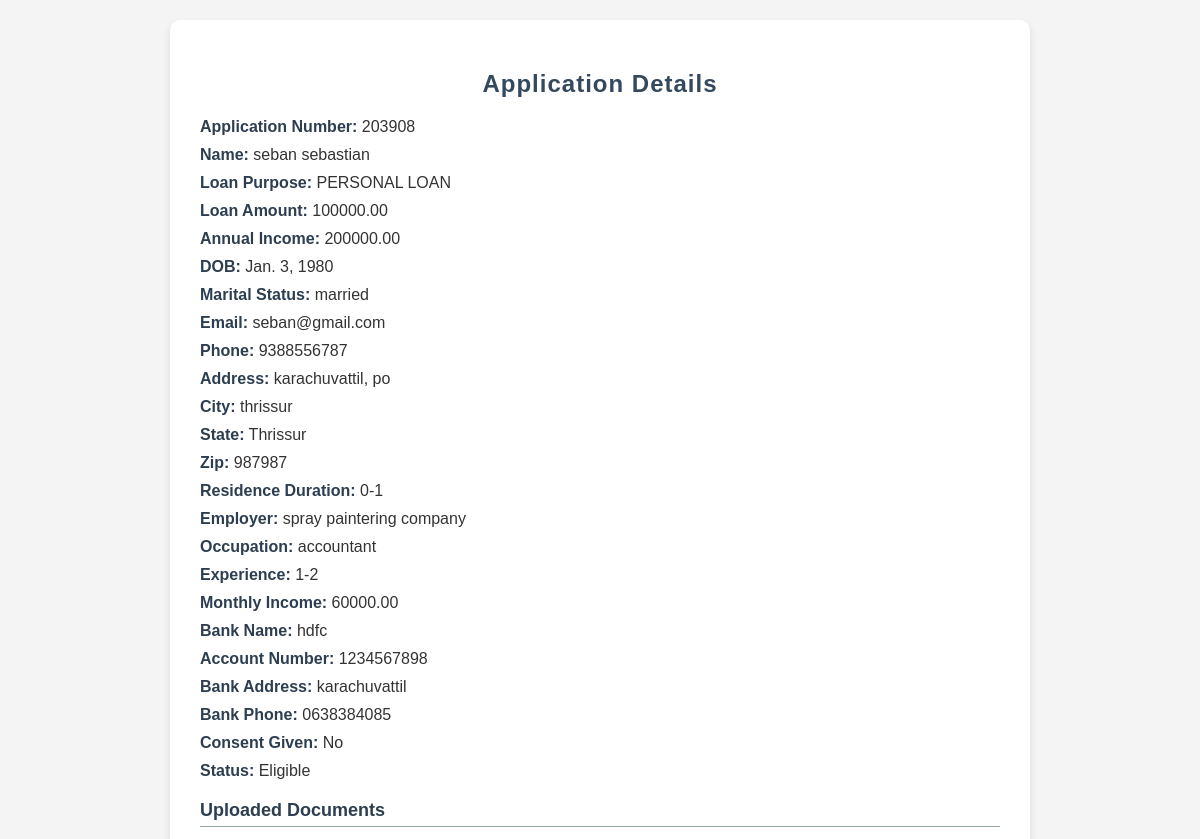
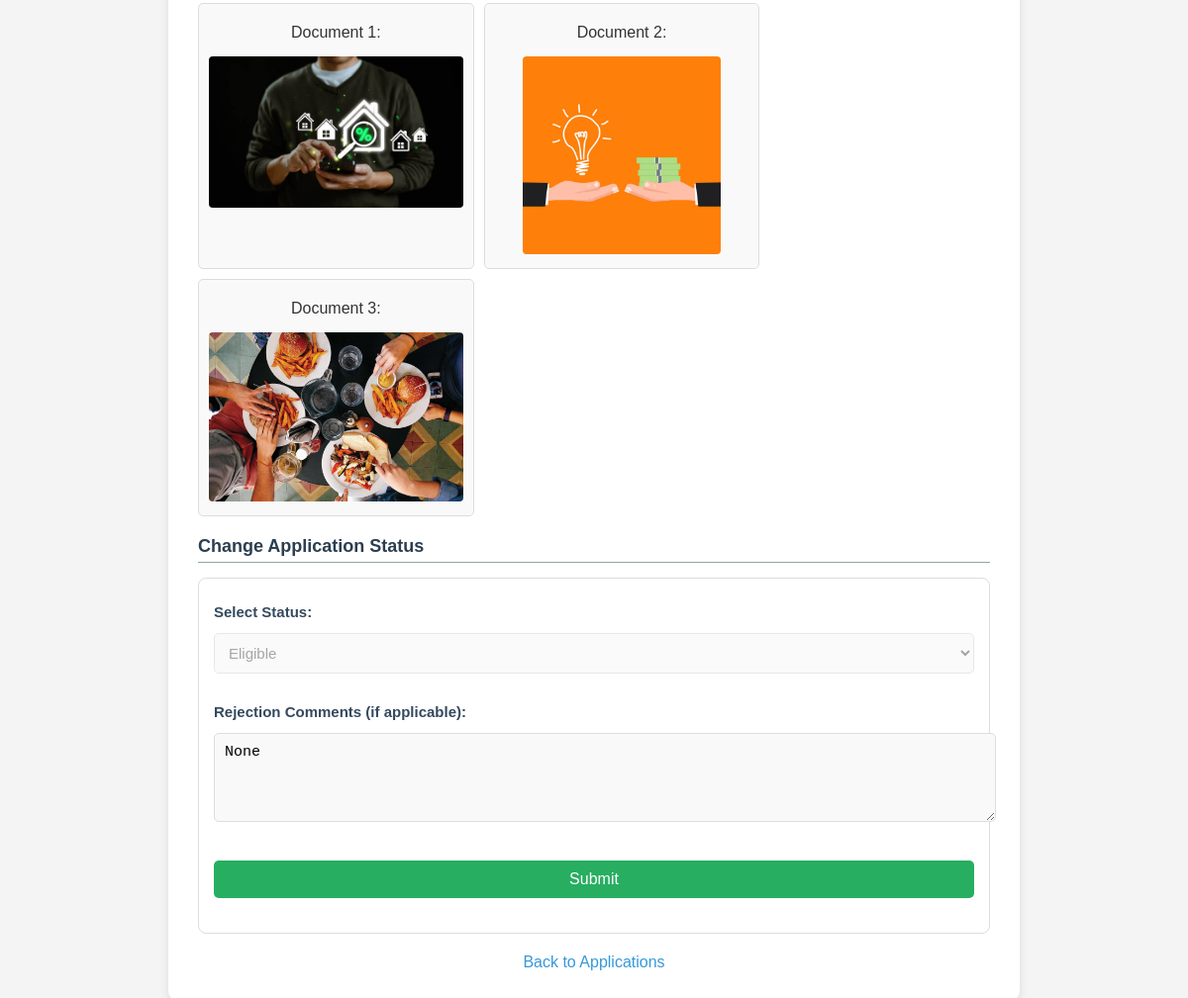
/view-application/1/, run on the app's committed database (2 pictures, top to bottom).
### applications/models.py (models this page shows, shortened)
class LoanApp(models.Model):
    application_number = models.CharField(max_length=6, unique=True, blank=True)
    LOAN_AMOUNT_CHOICES = [
        (100000, '100000'),
        (500000, '500000'),  # Correctly formatted
        (1000000, '1000000'),  # 10 Lakhs
    ]
    loan_amount = models.DecimalField(
        max_digits=10,
        decimal_places=2,
        choices=LOAN_AMOUNT_CHOICES,
        default=100000  # Set a default value that exists in the choices
    )
    annual_income = models.DecimalField(max_digits=10, decimal_places=2)
    loan_purpose = models.CharField(max_length=100)
    title = models.CharField(max_length=20, blank=True)
    first_name = models.CharField(max_length=100)
    last_name = models.CharField(max_length=100)
    dob = models.DateField()
    marital_status = models.CharField(max_length=10)
    email = models.EmailField()
    phone = models.CharField(max_length=15)
    address = models.CharField(max_length=255)
    address2 = models.CharField(max_length=255, blank=True)
    city = models.CharField(max_length=100)
    state = models.CharField(max_length=100)
    zip = models.CharField(max_length=20)
    residence_duration = models.CharField(max_length=10)
    employer = models.CharField(max_length=100)
    occupation = models.CharField(max_length=100)
    experience = models.CharField(max_length=10)
    monthly_income = models.DecimalField(max_digits=10, decimal_places=2)
    bank_name = models.CharField(max_length=100)
    account_number = models.CharField(max_length=100)
    bank_address = models.CharField(max_length=255)
    bank_phone = models.CharField(max_length=15)
    consent = models.BooleanField()
    user = models.ForeignKey(Register, on_delete=models.CASCADE, null=True)
    loan = models.ForeignKey(Loan, on_delete=models.CASCADE, null=True, blank=True)
    document1 = models.FileField(upload_to='documents/', null=True, blank=True)
    document2 = models.FileField(upload_to='documents/', null=True, blank=True)
    document3 = models.FileField(upload_to='documents/', null=True, blank=True)
    STATUS_CHOICES = [
        ('Submitted','Submitted'),
        ('Pending', 'Pending'),
        ('Eligible', 'Eligible'),
        ('Rejected', 'Rejected'),
    ]
    Application_status = models.CharField(max_length=10, choices=STATUS_CHOICES, default='submitted')
    Add_rejection_comments = models.TextField(blank=True, null=True)  # To capture rejection reasons
    def submitted(self):
        self.status = 'Submitted'
        self.save()

### authentication/views.py (the view)
# urls.py: path('view-application/<int:application_id>/', views.view_application_staff, name='view_application_staff'),
def view_application_staff(request, application_id):
    application = get_object_or_404(LoanApp, id=application_id)
    rejection_comments = application.Add_rejection_comments
    return render(request, 'staff/view_application_staff.html', {
        'application': application,
        'rejection_comments': rejection_comments  # Pass rejection comments to the template
    })

### templates/staff/view_application_staff.html (shortened to what this page needs)
{% load static %}
<!DOCTYPE html>
<html lang="en">
<head>
    <link rel="stylesheet" href="{% static 'css/staff/view.css' %}">
</head>
<body>
    <div class="container">
        <h2>Application Details</h2>
        <div class="form-section">
            <p><strong>Application Number:</strong> {{ application.application_number }}</p>
            <p><strong>Name:</strong> {{ application.first_name }} {{ application.last_name }}</p>
            <p><strong>Loan Purpose:</strong> {{ application.loan_purpose }}</p>
            <p><strong>Loan Amount:</strong> {{ application.loan_amount }}</p>
            <p><strong>Annual Income:</strong> {{ application.annual_income }}</p>
            <p><strong>DOB:</strong> {{ application.dob }}</p>
            <p><strong>Marital Status:</strong> {{ application.marital_status }}</p>
            <p><strong>Email:</strong> {{ application.email }}</p>
            <p><strong>Phone:</strong> {{ application.phone }}</p>
            <p><strong>Address:</strong> {{ application.address }}, {{ application.address2 }}</p>
            <p><strong>City:</strong> {{ application.city }}</p>
            <p><strong>State:</strong> {{ application.state }}</p>
            <p><strong>Zip:</strong> {{ application.zip }}</p>
            <p><strong>Residence Duration:</strong> {{ application.residence_duration }}</p>
            <p><strong>Employer:</strong> {{ application.employer }}</p>
            <p><strong>Occupation:</strong> {{ application.occupation }}</p>
            <p><strong>Experience:</strong> {{ application.experience }}</p>
            <p><strong>Monthly Income:</strong> {{ application.monthly_income }}</p>
            <p><strong>Bank Name:</strong> {{ application.bank_name }}</p>
            <p><strong>Account Number:</strong> {{ application.account_number }}</p>
            <p><strong>Bank Address:</strong> {{ application.bank_address }}</p>
            <p><strong>Bank Phone:</strong> {{ application.bank_phone }}</p>
            <p><strong>Consent Given:</strong> {{ application.consent|yesno:"Yes,No" }}</p>
            <p><strong>Status:</strong> {{ application.Application_status }}</p>
        </div>
        <div class="form-section">
            <h3>Uploaded Documents</h3>
            <div class="document-gallery">
                {% if application.document1 %}
                    <div class="document-item">
                        <p>Document 1:</p>
                        <img src="{{ application.document1.url }}" alt="Document 1" class="document-image">
                    </div>
                {% endif %}
                {% if application.document2 %}
                    <div class="document-item">
                        <p>Document 2:</p>
                        <img src="{{ application.document2.url }}" alt="Document 2" class="document-image">
                    </div>
                {% endif %}
                {% if application.document3 %}
                    <div class="document-item">
                        <p>Document 3:</p>
                        <img src="{{ application.document3.url }}" alt="Document 3" class="document-image">
                    </div>
                {% endif %}
            </div>
        </div>
        <div class="form-section">
            <h3>Change Application Status</h3>
            <form method="post" action="{% url 'update_application_status' application.id %}" onsubmit="return validateForm()">
                <label for="status">Select Status:</label>
                <select name="action" id="status" required onchange="toggleRejectionComments()"
                    {% if application.Application_status == 'Eligible' or application.Application_status == 'Rejected' %}disabled{% endif %}>
                    <option value="eligible" {% if application.Application_status == 'Eligible' %}selected{% endif %}>Eligible</option>
                </select>
                <label for="rejection_comments">Rejection Comments (if applicable):</label>
                <textarea name="rejection_comments" id="rejection_comments" rows="4" placeholder="Enter rejection comments if any" required>{{ application.Add_rejection_comments }}</textarea>
                <button type="submit" {% if application.Application_status == 'Eligible' or application.Application_status == 'Rejected' %}disabled{% endif %}>Submit</button>
            </form>
        </div>
        <a href="{% url 'loan_applications' %}" class="back-link">Back to Applications</a>
</body>
</html>

### static/css/staff/view.css (style rules this page uses)
body { font-family: Arial, sans-serif; background-color: #f4f4f4; color: #333; margin: 0; padding: 0; }
.container { max-width: 800px; margin: 20px auto; background: #fff; padding: 20px; border-radius: 8px; box-shadow: 0 2px 10px rgba(0, 0, 0, 0.1); }
h2 { text-align: center; color: #007BFF; }
p { font-size: 16px; margin: 10px 0; }
strong { color: #007BFF; }
form { margin-top: 20px; border: 1px solid #ddd; padding: 15px; border-radius: 8px; }
label { display: block; margin-bottom: 8px; font-weight: bold; }
select, textarea, button { width: 100%; padding: 10px; margin: 5px 0 20px; border: 1px solid #ccc; border-radius: 4px; }
button { background-color: #007BFF; color: white; border: none; cursor: pointer; font-size: 16px; transition: background-color 0.3s ease; }
a { display: inline-block; text-align: center; margin-top: 20px; color: #007BFF; text-decoration: none; }
.document-image { max-width: 300px; max-height: 200px; height: auto; border-radius: 4px; margin-top: 10px; }

### templates/staff/view_application_staff.html (style rules this page uses)
body { font-family: 'Arial', sans-serif; background-color: #f4f4f4; margin: 0; padding: 20px; }
.container { max-width: 800px; margin: auto; background-color: white; padding: 30px; box-shadow: 0px 4px 8px rgba(0, 0, 0, 0.1); border-radius: 10px; margin-bottom: 30px; }
h2 { font-size: 24px; color: #34495e; text-align: center; margin-bottom: 20px; letter-spacing: 1px; }
.form-section { margin-bottom: 20px; }
.form-section h3 { font-size: 18px; color: #2c3e50; border-bottom: 1px solid #95A5A6; padding-bottom: 5px; margin-bottom: 15px; }
p { margin: 10px 0; font-size: 16px; color: #333; }
p strong { color: #2c3e50; }
.document-gallery { display: flex; gap: 10px; flex-wrap: wrap; }
.document-item { width: calc(33.333% - 10px); background-color: #f9f9f9; padding: 10px; border: 1px solid #ddd; border-radius: 5px; text-align: center; }
.document-image { max-width: 100%; height: auto; margin-top: 5px; border-radius: 4px; }
form { margin-top: 15px; }
label { display: block; font-size: 15px; color: #34495e; margin-top: 10px; }
select, textarea { width: 100%; padding: 10px; margin-top: 5px; font-size: 15px; border: 1px solid #ddd; border-radius: 5px; background-color: #f9f9f9; }
button[type="submit"] { width: 100%; padding: 10px; font-size: 16px; color: white; background-color: #27ae60; border: none; border-radius: 5px; margin-top: 15px; cursor: pointer; transition: background-color 0.3s ease; }
.back-link { display: block; text-align: center; margin-top: 20px; font-size: 16px; color: #3498db; text-decoration: none; }

### data on the page
LoanApp: application_number "203908", first_name "seban", last_name "sebastian", loan_purpose "PERSONAL LOAN", loan_amount "100000.00", annual_income "200000.00", dob "Jan. 3, 1980", marital_status "married", email "seban@gmail.com", phone "9388556787", address "karachuvattil", address2 "po", city "thrissur", state "Thrissur", zip "987987", residence_duration "0-1", employer "spray paintering company", occupation "accountant", experience "1-2", monthly_income "60000.00", bank_name "hdfc", account_number "1234567898", bank_address "karachuvattil", bank_phone "0638384085", consent "No", Application_status "Eligible", document1 (picture), document2 (picture), document3 (picture), action "Eligible", rejection_comments "None"
